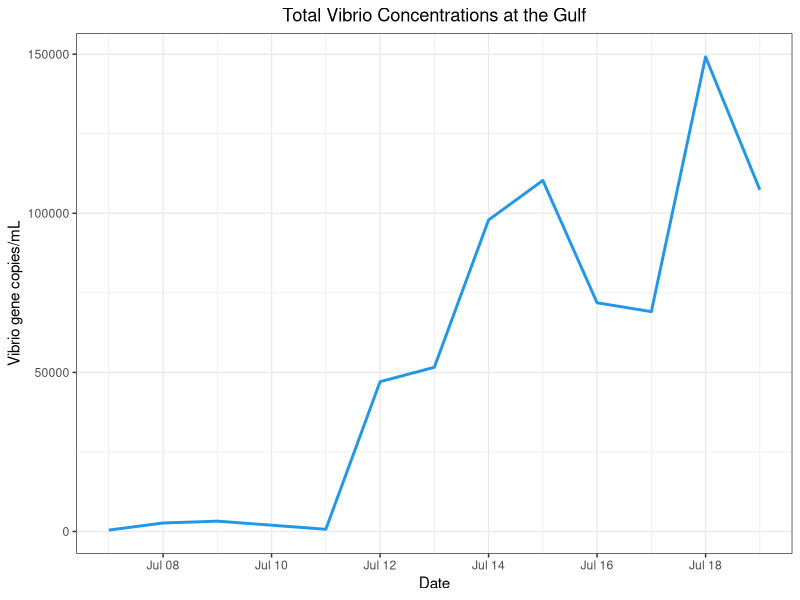
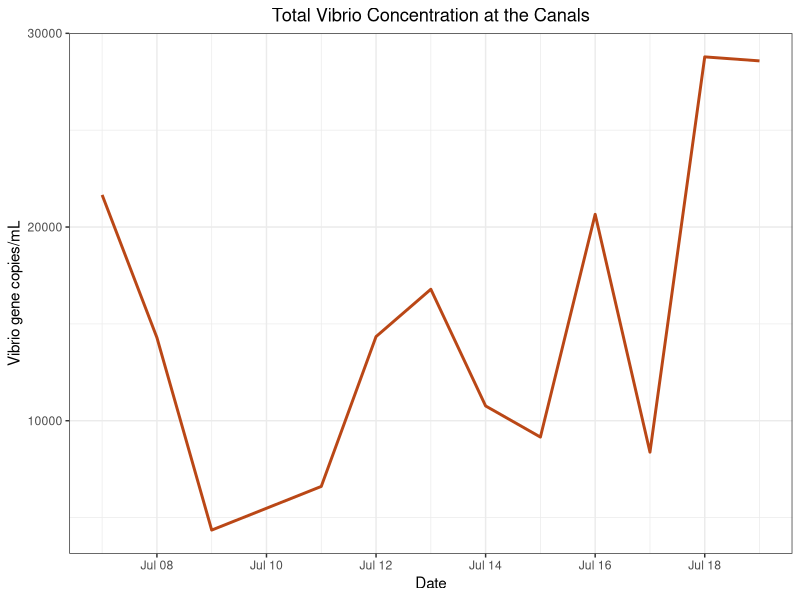
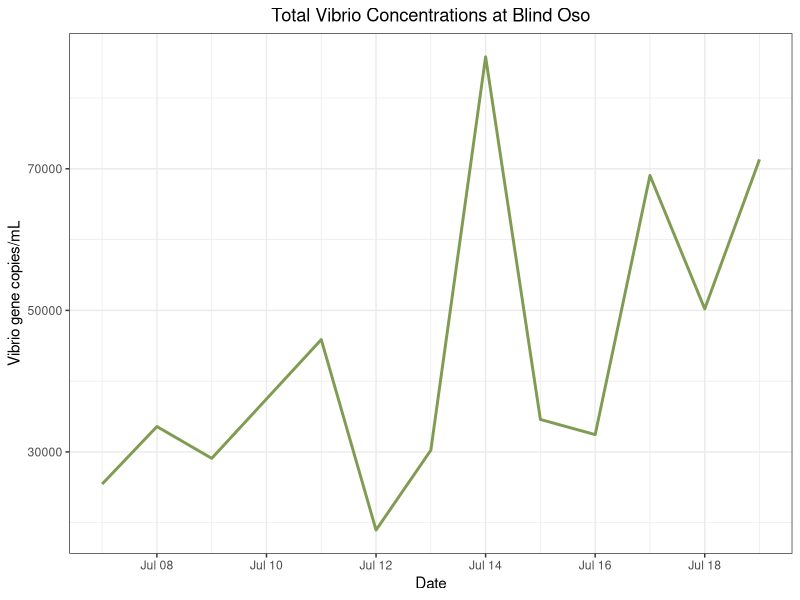
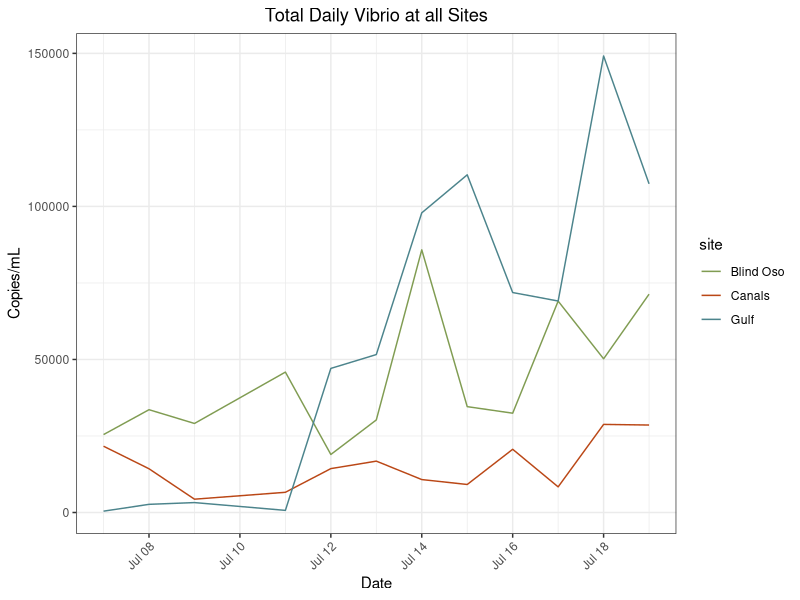
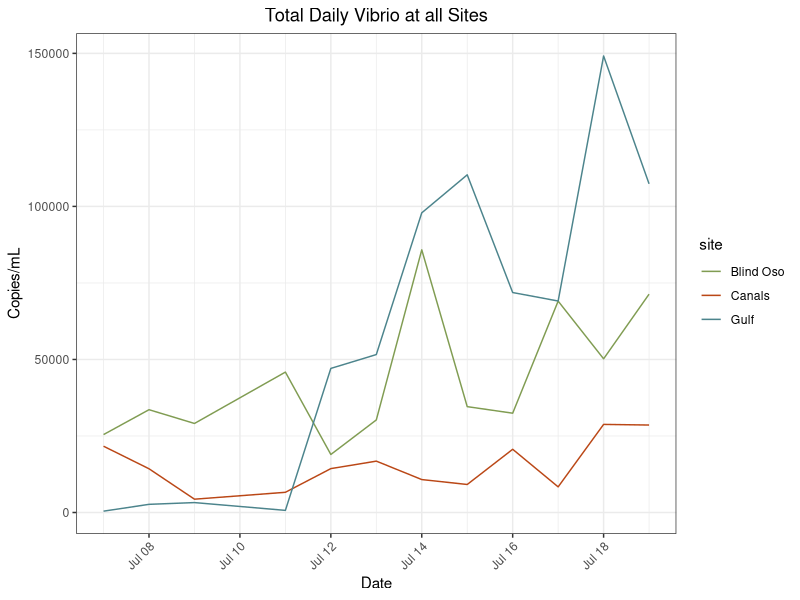

Source code (R) for these figures, in order:
## ---- chunk 1
library(tidyverse)
library(here)
## ---- chunk 2
data<- read_csv(here("data", "processed_data", "tx_master.csv")) 
## ---- chunk 3
#Daily All Sites
daily<- data %>%
  select(date,copies_mL,site,Type) %>%
  filter(Type %in% "Daily") %>%
drop_na() #Get rid of NAs


#Daily by Site
bo_daily <- daily %>% filter(site %in% "Blind Oso") #Blind Oso Bay
c2_daily <- daily %>% filter(site %in% "Canals") #Canals
rd_daily <- daily %>% filter(site %in% "Gulf") #Gulf Site



## ---- chunk 4
rd_daily %>%
  ggplot() +geom_line(
    aes(x = date,
        y = copies_mL),
    color = "4c848c",
    size = 1) +
  theme_bw() +
  labs(
    x = "Date",
    y = "Vibrio gene copies/mL",
    title = "Total Vibrio Concentrations at the Gulf") +
  theme(plot.title = element_text(hjust = 0.5))
## ---- chunk 5
c2_daily %>%
  ggplot() +geom_line(
    aes(x = date,
        y = copies_mL),
    color = "#ba4716",
    size = 1) +
  theme_bw() +
  labs(
    x = "Date",
    y = "Vibrio gene copies/mL",
    title = "Total Vibrio Concentration at the Canals") +
  theme(plot.title = element_text(hjust = 0.5))
## ---- chunk 6
bo_daily %>%
  ggplot() +geom_line(
    aes(x = date,
        y = copies_mL),
    color = "#809C52",
    size = 1) +
  theme_bw() +
  labs(
    x = "Date",
    y = "Vibrio gene copies/mL",
    title = "Total Vibrio Concentrations at Blind Oso") +
  theme(plot.title = element_text(hjust = 0.5))
## ---- chunk 7
tot_vib<- daily %>% ggplot()+geom_line(
  aes(x = date,
      y = copies_mL,
      color = site))+
  #facet_wrap(~site) +
  theme_bw()+
  labs(
    x = "Date",
    y = "Copies/mL",
    title = "Total Daily Vibrio at all Sites") +
  theme(plot.title = element_text(hjust = 0.5)) + #center title
  theme(axis.text.x = element_text(angle = 45, hjust = 1)) + #Tilt x axis labels 
 # theme(legend.position = "none") + #Removes legend 
  scale_color_manual(values = c("Blind Oso" = "#809C52",
                                "Canals" = "#ba4716",
                                "Gulf" = "#4c848c"))

tot_vib

ggsave(here("results", "plots", "qpcr", "total_vib_daily.png"))
## ---- chunk 8
b<- unique(bo_daily)
c<- unique(c2_daily)
r<- unique(rd_daily)
## ---- chunk 9
mean(b$copies_mL)
mean(c$copies_mL)
mean(r$copies_mL)
